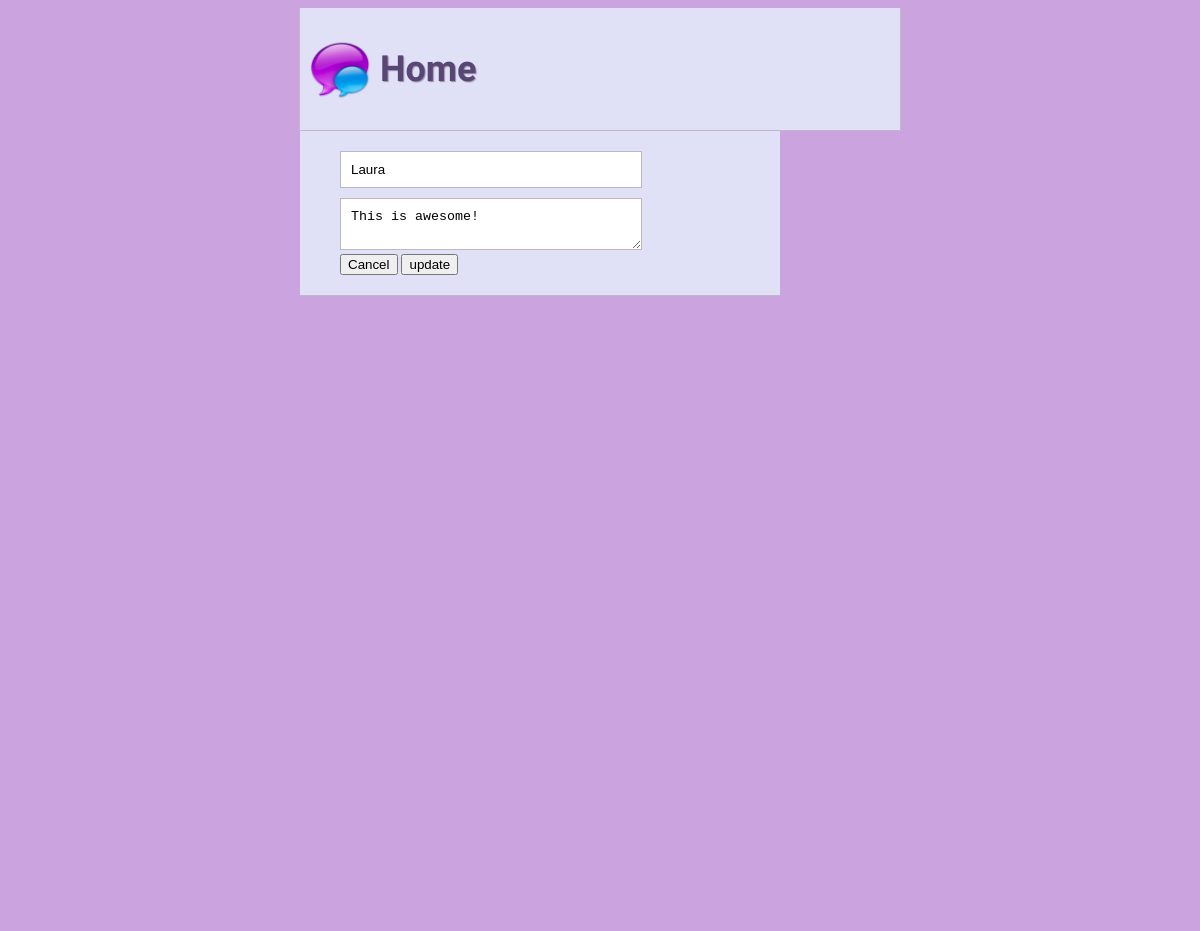
/edit/3/, run on an earlier commit of the app's database.
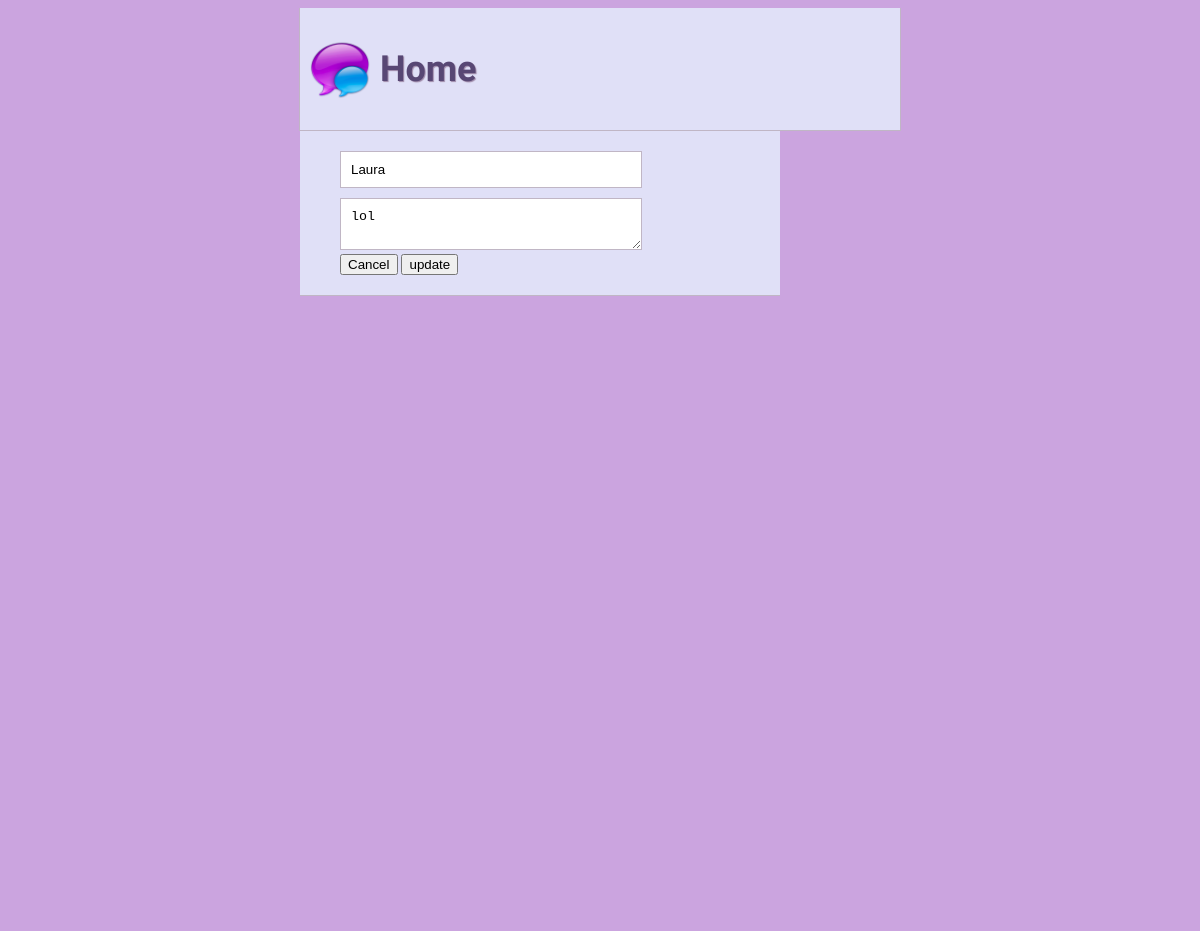
And on a later commit of the database.
### posts/models.py (models this page shows)
class Post(models.Model):
    class Meta(object):
        db_table = 'post'
    name = models.CharField(
        'Name', blank=False, null=False, max_length=14, db_index=True, default='Anonymous'
    )
    body = models.CharField(
        'Body', blank=True, null=True, max_length=140, db_index=True
    )
    created_at = models.DateTimeField(
        'Created DateTime', blank=True, auto_now_add=True
    )

### posts/views.py (the view, shortened to what this page needs)
# urls.py: path('edit/<int:post_id>/', views.edit, name='edit'),
def edit(request, post_id):
    post = Post.objects.get(id=post_id)
    form = PostForm
    return render(request, 'edit.html', {'post': post, 'form': form})

### templates/edit.html (shortened to what this page needs)
{% extends "base.html" %}{% block content %} {% load static %}
<section class="content">
    <div class="'container" style="display: flex;">
            <div class="post_form">
                <form action="/edit/{{post.id}}/" method="POST" enctype="multipart/form-data">
                    <input type="text" name="name" placeholder="Your name" value="{{post.name}}" required />
                    <textarea name="body" placeholder="What's happening?" maxlength="140"  required >{{post.body}}</textarea>
                    <div class="flex">
                        <button href="/" class="cancel" type="submit">Cancel</button>
                        <button class="update" type="submit">update</button>
                    </div>
                </form>
            </div>
    </div>
  </section>
  {% endblock %}

What changed in the data, as far as the page shows it:
changed Post "Laura": body "This is awesome!" → "lol"
